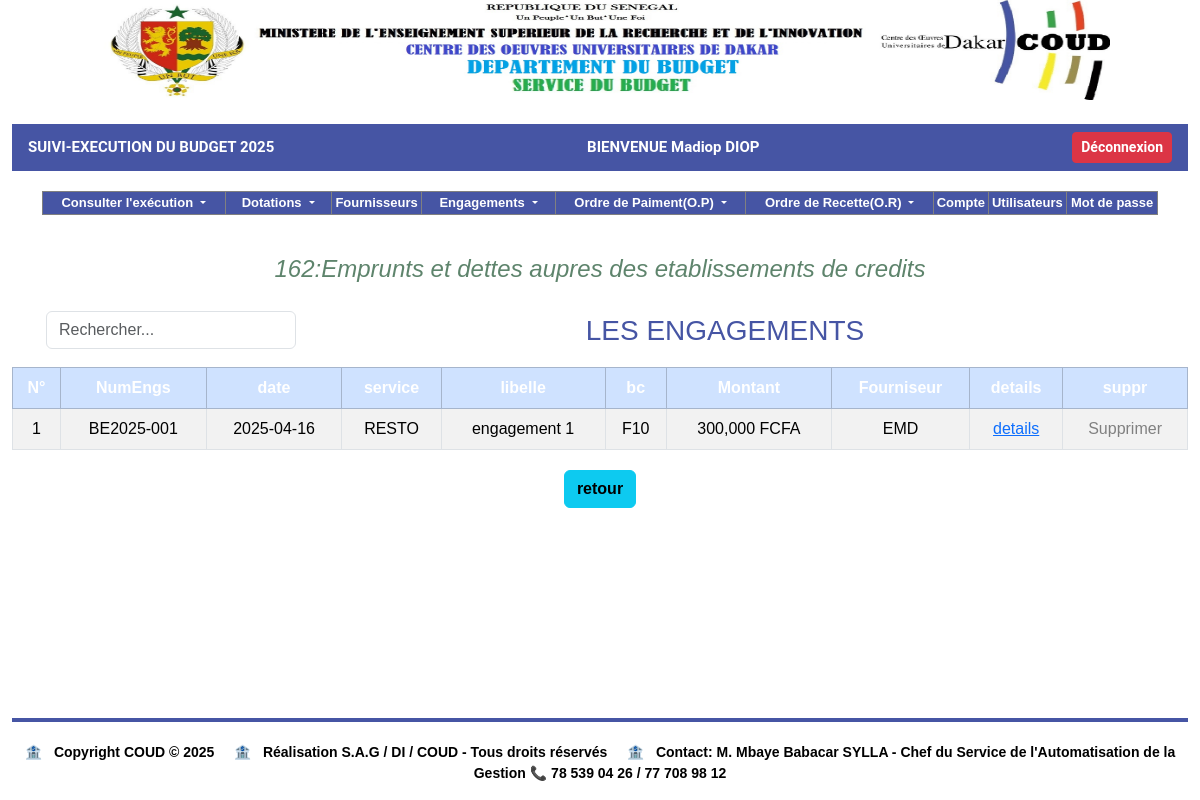
/profiles/engagements/liste_engsByCompte.php?numc=162 (signed in), run on the app's committed database.
### tables this page shows
CREATE TABLE `compte` (
  `idCompte` int(11) NOT NULL,
  `numCompte` varchar(100) DEFAULT NULL,
  `code` varchar(50) DEFAULT NULL,
  `dateSys` datetime DEFAULT current_timestamp(),
  `libelle` varchar(255) DEFAULT NULL,
  `idCp` int(11) DEFAULT NULL
);

CREATE TABLE `engagements` (
  `idEng` int(11) NOT NULL,
  `dateEng` date DEFAULT NULL,
  `service` varchar(100) DEFAULT NULL,
  `libelle` varchar(255) DEFAULT NULL,
  `bc` varchar(100) DEFAULT NULL,
  `montant` decimal(13,2) DEFAULT NULL,
  `dateSys` datetime DEFAULT current_timestamp(),
  `idFourn` int(11) DEFAULT NULL,
  `idCompte` int(11) DEFAULT NULL
);

CREATE TABLE `dotations` (
  `idDot` int(11) NOT NULL,
  `date` date DEFAULT NULL,
  `volume` decimal(13,2) DEFAULT NULL,
  `dateSys` datetime DEFAULT current_timestamp(),
  `type` varchar(50) DEFAULT NULL,
  `an` year(4) DEFAULT NULL,
  `idUser` int(11) DEFAULT NULL,
  `idCompte` int(11) DEFAULT NULL
);

CREATE TABLE `fournisseur` (
  `idFourn` int(11) NOT NULL,
  `numFourn` varchar(50) DEFAULT NULL,
  `adresse` varchar(100) DEFAULT NULL,
  `nom` varchar(100) DEFAULT NULL,
  `nature` varchar(100) DEFAULT NULL,
  `dateSys` datetime DEFAULT current_timestamp(),
  `contact` varchar(100) DEFAULT NULL
);

### includes/fonctions.php (called while the page is built, shortened)
<?php
function connexionBD(){
    $connexion = mysqli_connect('localhost','root','', 'budget_db') or die ('Serveur inaccessible. Merci de reessayer plus tard.');
    return $connexion;
}
$connexion = connexionBD();
function getCompteByNum($numCompte)
{
    global $connexion;
    $query = "SELECT numCompte, libelle, code FROM `compte` WHERE numCompte='$numCompte'";
    $result = $connexion->query($query);
    if ($result->num_rows > 0) {
        return $result->fetch_assoc();
    } else {
        return null;
    }
}
function getEngsByCompte($numCompte) {
    global $connexion;
    $anneeEnCours = $_SESSION['an'];
    $query = "SELECT c.numCompte,cp.numCp, cp.libelle as libelleCp, c.libelle as libelleC, eng.idEng, eng.dateEng, eng.service, eng.libelle, eng.bc, eng.montant, f.numFourn, d.an
              FROM engagements AS eng
              JOIN compte AS c ON c.idCompte = eng.idCompte
              JOIN comptep AS cp ON c.idCp = cp.idCp
              JOIN dotations AS d ON c.idCompte = d.idCompte
              JOIN fournisseur AS f ON f.idFourn = eng.idFourn
              WHERE d.an = '$anneeEnCours' AND c.numCompte = '$numCompte'";
    $result = $connexion->query($query);
    if ($result && $result->num_rows > 0) {
        return $result->fetch_all(MYSQLI_ASSOC);
    } else {
        return [];
    }
}
function isEngagementUsed($idEng){
    global $connexion;
    $query = "SELECT 1 FROM operations WHERE idEng = ?";
    $stmt = $connexion->prepare($query);
    $stmt->bind_param("i", $idEng);
    $stmt->execute();
    $stmt->store_result();
    return $stmt->num_rows > 0;
}
?>

### profiles/engagements/liste_engsByCompte.php (the view, shortened to what this page needs)
<?php include '../../includes/fonctions.php';
$numCompte = $_GET['numc'];
$data = getCompteByNum($numCompte);
$engs = getEngsByCompte($numCompte);
?>
<?php include '../../includes/header.php';?>
<main>
    <div class='container'>
        <?php include '../../shared/menu.php';?>
    </div>
    <div class='text-center' style='margin-bottom:20px;color:#4655a4;'>
        <h4>
            <i style='color:rgba(78, 120, 93, 0.91);'><?= $data['numCompte']; ?>:<?= $data['libelle']; ?></i>
        </h4>
    </div>
    <div class="d-flex container justify-content-between align-items-center py-2 px-3"
        style="color: #4655a4; font-size: 13px; font-weight: 400;">
        <input type="text" id="searchInput" class="form-control w-25" placeholder="Rechercher..."
            style="max-width: 250px;" onkeyup="filterTable()">
        <h3 class="mb-0 text-center">LES ENGAGEMENTS</h3>
    </div>
    <div class='container-fluid' style="margin-bottom: 20px;">
        <table class="table table-bordered table-striped text-center" style="margin-top: 10px;">
            <thead style="color: white !important;">
                <tr class="table-primary">
                    <th>N°</th>
                    <th>NumEngs</th>
                    <th>date</th>
                    <th>service</th>
                    <th>libelle</th>
                    <th>bc</th>
                    <th>Montant</th>
                    <th>Fourniseur</th>
                    <th>details</th>
                    <th>suppr</th>
                </tr>
            </thead>
            <tbody id="tableBody">
                <?php
                $n = 1;
                if (!empty($engs)) :
                    foreach ($engs as $eng) : ?>
                <tr>
                    <td><?= $n; ?></td>
                    <td>
                        <?= 'BE'.$eng['an'] . '-' . str_pad($eng['idEng'], 3, '0', STR_PAD_LEFT); ?>
                    </td>
                    <td><?= $eng['dateEng']; ?></td>
                    <td><?= $eng['service']; ?></td>
                    <td><?= $eng['libelle']; ?></td>
                    <td><?= $eng['bc']; ?></td>
                    <td><?= number_format($eng['montant'], 0, ',', ','); ?> FCFA</td>
                    <td><?= $eng['numFourn']; ?></td>
                    <td>
                        <a href="eng_details.php?id=<?= $eng['idEng'] ?>">details</a>
                    </td>
                    <td>
                        <?php if (!isEngagementUsed($eng['idEng'])): ?>
                        <a href="supprimer_engagement.php?id=<?= $eng['idEng'] ?>"
                            onclick="return confirm('Êtes-vous sûr de vouloir supprimer cet engagement ?')">Supprimer</a>
                        <?php else: ?>
                        <span style="color: grey; cursor: not-allowed;"
                            title="Engagement utilisé, suppression désactivée">Supprimer</span>
                        <?php endif; ?>
                    </td>
                </tr>
                <?php
                    $n++;
                    endforeach;
                ?>
                <?php else : ?>
                <tr>
                    <td colspan="10" class="text-danger">Aucun résultat trouvé</td>
                </tr>
                <?php endif; ?>
            </tbody>
        </table>
    </div>
    <div class="container text-center" style="font-size: 15px; font-weight: 400;margin-bottom:20px;">
        <a href="javascript:history.back()" class="btn btn-info text-center"><strong>retour</strong></a>
    </div>
</main>
<?php include '../../includes/footer.php';?>

### assets/css.css (style rules this page uses)
html, body { height: 100%; margin: 0; }

### includes/header.php (style rules this page uses)
html, body { height: 100%; margin: 0; display: flex; flex-direction: column; }
main { flex: 1; font-family: sans-serif; }
thead tr th { color: white !important; }

### data on the page
compte: numCompte "162", libelle "Emprunts et dettes aupres des etablissements de credits"
engagements: dotations.an "2025", idEng "001", dateEng "2025-04-16", service "RESTO", libelle "engagement 1", bc "F10", montant "300,000", idFourn.numFourn "EMD"

### other printed values
$_SESSION['an'] "2025"
$_SESSION['user'] "Madiop DIOP"
